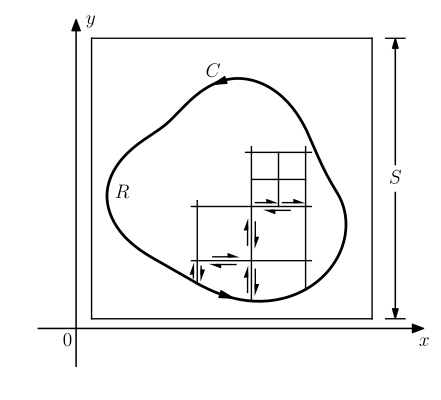

Recreate this plot in Python.
import matplotlib.pyplot as plt
import numpy as np
import math
from scipy import interpolate

__author__ = 'ernesto'

plt.rcParams['text.usetex'] = True
plt.rcParams['text.latex.preview'] = True
plt.rcParams['text.latex.preamble'] = [r'\usepackage{amsmath}']


# auxiliar function for plot ticks of equal length in x and y axis despite its scales.
def convert_display_to_data_coordinates(transData, length=10):
    # create a transform which will take from display to data coordinates
    inv = transData.inverted()
    # transform from display coordinates to data coordinates in x axis
    data_coords = inv.transform([(0, 0), (length, 0)])
    # get the length of the segment in data units
    yticks_len = data_coords[1, 0] - data_coords[0, 0]
    # transform from display coordinates to data coordinates in y axis
    data_coords = inv.transform([(0, 0), (0, length)])
    # get the length of the segment in data units
    xticks_len = data_coords[1, 1] - data_coords[0, 1]
    return xticks_len, yticks_len


def arrow_construction(xc, yc, len, dir):
    # largo de la punta de la flecha
    lpa = 0.4
    # altura de la punta de la flecha
    apa = 0.15
    dd = lpa/2
    if dir=='lu':
        # extremos de la flecha
        p = xc - len / 2
        xext = [p + dd, xc + len / 2]
        yext = [yc, yc]
        # triángulo
        xt = [p, p + lpa, p + lpa]
        yt = [yc, yc, yc + apa]
    elif dir=='ld':
        # extremos de la flecha
        p = xc - len / 2
        xext = [p + dd, xc + len / 2]
        yext = [yc, yc]
        # triángulo
        xt = [p, p + lpa, p + lpa]
        yt = [yc, yc, yc - apa]
    elif dir=='ru':
        # extremos de la flecha
        p = xc + len / 2
        xext = [xc - len / 2, p - dd]
        yext = [yc, yc]
        # triángulo
        xt = [p, p - lpa, p - lpa]
        yt = [yc, yc, yc + apa]
    elif dir=='rd':
        # extremos de la flecha
        p = xc + len / 2
        xext = [xc - len / 2, p - dd]
        yext = [yc, yc]
        # triángulo
        xt = [p, p - lpa, p - lpa]
        yt = [yc, yc, yc - apa]
    elif dir=='ul':
        # extremos de la flecha
        p = yc + len / 2
        xext = [xc, xc]
        yext = [yc - len / 2, p - dd]
        # triángulo
        xt = [xc, xc, xc - apa]
        yt = [p - lpa, p, p - lpa]
    elif dir=='ur':
        # extremos de la flecha
        p = yc + len / 2
        xext = [xc, xc]
        yext = [yc - len / 2, p - dd]
        # triángulo
        xt = [xc, xc, xc + apa]
        yt = [p - lpa, p, p - lpa]
    elif dir=='dl':
        # extremos de la flecha
        p = yc - len / 2
        xext = [xc, xc]
        yext = [p + dd, yc + len / 2]
        # triángulo
        xt = [xc, xc, xc - apa]
        yt = [p, p + lpa, p + lpa]
    elif dir=='dr':
        # extremos de la flecha
        p = yc - len / 2
        xext = [xc, xc]
        yext = [p + dd, yc + len / 2]
        # triángulo
        xt = [xc, xc, xc + apa]
        yt = [p, p + lpa, p + lpa]
    return xext, yext, xt, yt


N = 200
thetas = np.linspace(0, 2*math.pi, N)

# CONTORNO
Nd = 8
dx = np.linspace(0, 1, Nd + 1, endpoint=True)
dy = [5.5, 5.2, 5.9, 4.9, 6.4, 5.1, 5.4, 6.4, 5.5]
f = interpolate.interp1d(dx, dy, kind='cubic')
dxnew = np.linspace(0, 1, N, endpoint=True)
dynew = f(dxnew)
xd = dynew * np.cos(thetas)
yd = dynew * np.sin(thetas)

# traslación de la curva
x0 = 8
y0 = 7
xd = xd + x0
yd = yd + y0

# valores maximos y minimos de los ejes
max_ax = 15
xmin = 0
xmax = 16
ymin = 0
ymax = 14

# axis parameters
d = 2
xmin_ax = xmin - d
xmax_ax = xmax + d
ymin_ax = ymin - d
ymax_ax = ymax + d

# length of the ticks for all subplot (6 pixels)
display_length = 6  # in pixels
# x ticks labels margin
xtm = -0.9
ytm = -0.5
# font size
fontsize = 14

fig = plt.figure(0, figsize=(5, 5), frameon=False)
ax = fig.add_subplot(111)

plt.xlim(xmin_ax, xmax_ax)
plt.ylim(ymin_ax, ymax_ax)
plt.gca().set_aspect('equal', adjustable='box')

# horizontal and vertical ticks length
xtl, ytl = convert_display_to_data_coordinates(ax.transData, length=display_length)

# axis arrows
plt.annotate("", xytext=(xmin_ax, 0), xycoords='data', xy=(xmax_ax, 0), textcoords='data',
             arrowprops=dict(width=0.1, headwidth=6, headlength=8, facecolor='black', shrink=0.002))
plt.annotate("", xytext=(0, ymin_ax), xycoords='data', xy=(0, ymax_ax), textcoords='data',
             arrowprops=dict(width=0.1, headwidth=6, headlength=8, facecolor='black', shrink=0.002))

# contorno
plt.plot(xd, yd, color='k', lw=2)

# flechas del contorno
a1 = 51
plt.annotate("", xytext=(xd[a1], yd[a1]), xycoords='data', xy=(xd[a1+4], yd[a1+4]), textcoords='data',
             arrowprops=dict(width=0.1, headwidth=5, headlength=10, facecolor='k', edgecolor='k', shrink=0.002),
             zorder=-1)
plt.text(xd[a1]-0.3, yd[a1]+0.4, r'$C$', fontsize=fontsize, ha='right', va='center')
a1 = 46 + int(N/2)
plt.annotate("", xytext=(xd[a1], yd[a1]), xycoords='data', xy=(xd[a1+4], yd[a1+4]), textcoords='data',
             arrowprops=dict(width=0.1, headwidth=5, headlength=10, facecolor='k', edgecolor='k', shrink=0.002),
             zorder=-1)

# grilla
# lado de los cuadrados iniciales
ls = 2.8
# coordenadas x y y mínimas y máximas del contorno
xmi = np.min(xd)
xma = np.max(xd)
ymi = np.min(yd)
yma = np.max(yd)
xsi = xmi + ls / 1.5
xs = np.arange(xsi, xma, ls)
xs_y = np.zeros((2, xs.shape[0]))
for i, xss in enumerate(xs):
    xs_y[0, i] = yd[int(N / 2) + (np.abs(xd[int(N / 2): N] - xss)).argmin()]
    xs_y[1, i] = yd[(np.abs(xd[0: int(N / 2)] - xss)).argmin()]
# plt.plot([xs, xs], xs_y, 'k-', lw=1)

ysi = ymi + 0.75 * ls
ys = np.arange(ysi, yma, ls)
ys_x = np.zeros((2, ys.shape[0]))
for i, yss in enumerate(ys):
    ys_x[0, i] = xd[int(N / 4) + (np.abs(yd[int(N / 4): int(3 * N / 4)] - yss)).argmin()]
    idx = (np.abs(np.concatenate((yd[int(3 * N / 4):-1], yd[:int(N / 4)])) - yss)).argmin()
    if idx < N/4:
        shift = int(3 * N / 4)
    else:
        shift = -int(N / 4) + 1
    ys_x[1, i] = xd[shift + idx]
# plt.plot(ys_x, [ys, ys], 'k-', lw=1)

# construcción de subgrilla
dg = 0.3
i = 1
plt.plot([xs[i], xs[i]], [xs_y[0, i], ys[1] + dg], 'k-', lw=1)
i = 2
plt.plot([xs[i], xs[i]], [xs_y[0, i], ys[2] + dg], 'k-', lw=1)
i = 3
plt.plot([xs[i], xs[i]], [xs_y[0, i], ys[2] + dg], 'k-', lw=1)
i = 0
plt.plot([xs[1] - dg, xs[3] + dg], [ys[i], ys[i]], 'k-', lw=1)
i = 1
plt.plot([xs[1] - dg, xs[3] + dg], [ys[i], ys[i]], 'k-', lw=1)
i = 2
plt.plot([xs[2] - dg, xs[3] + dg], [ys[i], ys[i]], 'k-', lw=1)

# flechas
# largo total de la flecha
lta = 1.2
da = 0.2

xext, yext, xt, yt = arrow_construction((xs[1] + xs[2]) / 2, ys[0] + da, lta, 'ru')
plt.plot(xext, yext, 'k', lw=1)
plt.fill(xt, yt, facecolor='k', edgecolor='k')
xext, yext, xt, yt = arrow_construction((xs[1] + xs[2]) / 2, ys[0] - da, lta, 'ld')
plt.plot(xext, yext, 'k', lw=1)
plt.fill(xt, yt, facecolor='k', edgecolor='k')
xext, yext, xt, yt = arrow_construction(xs[1] + da, (xs_y[0, 1] + ys[0]) / 2, 0.6, 'dr')
plt.plot(xext, yext, 'k', lw=1)
plt.fill(xt, yt, facecolor='k', edgecolor='k')
xext, yext, xt, yt = arrow_construction(xs[1] - da, (xs_y[0, 1] + ys[0]) / 2, 0.6, 'ul')
plt.plot(xext, yext, 'k', lw=1)
plt.fill(xt, yt, facecolor='k', edgecolor='k')
xext, yext, xt, yt = arrow_construction(xs[2] - da, (xs_y[0, 2] + ys[0]) / 2, lta, 'ul')
plt.plot(xext, yext, 'k', lw=1)
plt.fill(xt, yt, facecolor='k', edgecolor='k')
xext, yext, xt, yt = arrow_construction(xs[2] + da, (xs_y[0, 2] + ys[0]) / 2, lta, 'dr')
plt.plot(xext, yext, 'k', lw=1)
plt.fill(xt, yt, facecolor='k', edgecolor='k')
xext, yext, xt, yt = arrow_construction(xs[2] - da, (ys[0] + ys[1]) / 2, lta, 'ul')
plt.plot(xext, yext, 'k', lw=1)
plt.fill(xt, yt, facecolor='k', edgecolor='k')
xext, yext, xt, yt = arrow_construction(xs[2] + da, (ys[0] + ys[1]) / 2, lta, 'dr')
plt.plot(xext, yext, 'k', lw=1)
plt.fill(xt, yt, facecolor='k', edgecolor='k')
xext, yext, xt, yt = arrow_construction((xs[2] + xs[3]) / 2, ys[1] - da, lta, 'ld')
plt.plot(xext, yext, 'k', lw=1)
plt.fill(xt, yt, facecolor='k', edgecolor='k')
xext, yext, xt, yt = arrow_construction(xs[2] + ls/4, ys[1] + da, 1, 'ru')
plt.plot(xext, yext, 'k', lw=1)
plt.fill(xt, yt, facecolor='k', edgecolor='k')
xext, yext, xt, yt = arrow_construction(xs[2] + 3*ls/4, ys[1] + da, 1, 'ru')
plt.plot(xext, yext, 'k', lw=1)
plt.fill(xt, yt, facecolor='k', edgecolor='k')


# subdivision de un cuadrado
# indices del cuadrado a subdividir
nx = 2
ny = 1
# division vertical
xv = (xs[nx] + xs[nx+1]) / 2
plt.plot([xv, xv], [ys[ny], ys[ny+1]], 'k-', lw=1)
# division horizontal
yh = (ys[ny] + ys[ny+1]) / 2
plt.plot([xs[nx], xs[nx+1]], [yh, yh], 'k-', lw=1)


# etiquetas de los ejes
plt.text(xmax_ax, xtm, r'$x$', fontsize=fontsize, ha='center', va='baseline')
plt.text(-ytm, ymax_ax, '$y$', fontsize=fontsize, ha='left', va='center')

plt.text(2, 7, '$R$', fontsize=fontsize, ha='left', va='center')

# circle labels
dx = 0.2
plt.text(-dx, xtm, '$0$', fontsize=fontsize, ha='right', va='baseline')

# cuadrado que contiene a la región
x1 = 0.8
y1 = 0.5
S = 14.5
plt.plot([x1, x1 + S], [y1, y1], 'k', lw=1)
plt.plot([x1, x1 + S], [y1 + S, y1 + S], 'k', lw=1)
plt.plot([x1, x1], [y1, y1 + S], 'k', lw=1)
plt.plot([x1 + S, x1 + S], [y1, y1 + S], 'k', lw=1)
xs = 16.5
dx = 0.5
plt.text(xs, (y1 + y1 + S) / 2, '$S$', fontsize=fontsize, ha='center', va='center')
plt.plot([xs-dx, xs+dx], [y1, y1], 'k', lw=1)
plt.plot([xs-dx, xs+dx], [y1 + S, y1 + S], 'k', lw=1)
plt.annotate("", xytext=(xs, y1 + S / 2 + 0.7), xycoords='data', xy=(xs, y1 + S), textcoords='data',
             arrowprops=dict(width=0.1, headwidth=4, headlength=7, facecolor='black', shrink=0.002))
plt.annotate("", xytext=(xs, y1 + S / 2 - 0.7), xycoords='data', xy=(xs, y1), textcoords='data',
             arrowprops=dict(width=0.1, headwidth=4, headlength=7, facecolor='black', shrink=0.002))

plt.axis('off')

# save as pdf image
plt.savefig('cauchy_goursat_lemma_contours.pdf', bbox_inches='tight')

plt.show()
